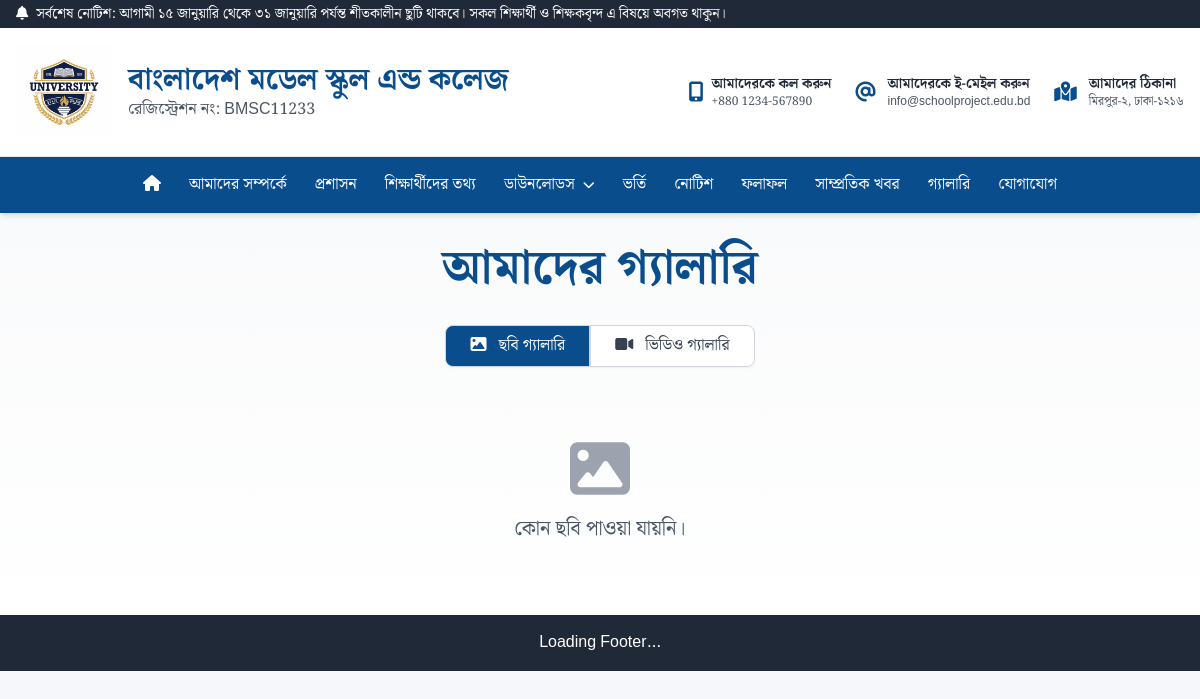
Page /gallery/ on the committed database.
### notice/models.py (models this page shows, shortened)
class TimeStampModel(models.Model):
    created_at = models.DateTimeField(auto_now_add=True)
    updated_at = models.DateTimeField(auto_now=True)
    class Meta:
        abstract = True

class Notice(TimeStampModel):
    title = models.CharField(max_length=255)
    short_description = models.TextField(help_text="A short description (max 2 lines) for the notice card.")
    file = models.FileField(
        upload_to='notices/',
        validators=[FileExtensionValidator(['pdf', 'doc', 'docx', 'jpg', 'jpeg', 'png'])]
    )
    notice_type = models.ForeignKey(NoticeType, on_delete=models.CASCADE)
    class_name = models.ForeignKey(Class, on_delete=models.SET_NULL, null=True, blank=True)
    department = models.ForeignKey(Department, on_delete=models.SET_NULL, null=True, blank=True)
    is_active = models.BooleanField(default=True)
    class Meta:
        verbose_name_plural = "Notices"
        ordering = ['-created_at']

### web/models.py (models this page shows, shortened)
class TimeStampModel(models.Model):
    created_at = models.DateTimeField(auto_now_add=True)
    updated_at = models.DateTimeField(auto_now=True)
    class Meta:
        abstract = True

class SchoolInfo(TimeStampModel):
    name = models.CharField(max_length=255, verbose_name="School Name")
    address = models.TextField()
    email = models.EmailField()
    phone = models.CharField(max_length=20)
    logo = models.ImageField(upload_to='school/', help_text="Upload the main logo for the navbar.")
    favicon = models.ImageField(upload_to='school/', blank=True, null=True, help_text="Upload a .ico or .png file for the browser tab icon.")
    established_year = models.CharField(max_length=4)
    description = models.TextField()
    history = models.TextField()
    vision = models.TextField()
    mission = models.TextField()
    reg_no = models.CharField(max_length=100, blank=True, null=True, verbose_name="Registration Number")
    facebook_url = models.URLField(max_length=255, blank=True, null=True, verbose_name="Facebook URL")
    instagram_url = models.URLField(max_length=255, blank=True, null=True, verbose_name="Instagram URL")
    youtube_url = models.URLField(max_length=255, blank=True, null=True, verbose_name="YouTube URL")
    linkedin_url = models.URLField(max_length=255, blank=True, null=True, verbose_name="LinkedIn URL")
    class Meta:
        verbose_name_plural = 'School Information'

### web/views.py (the view)
# urls.py: path('gallery/', gallery_list, name='gallery_list'),
def gallery_list(request):
    context = {
        'image_categories': Gallery.CATEGORIES,
    }
    return render(request, 'website/gallery.html', context)

### web/context_processors.py (called while the page is built)
def school_info_processor(request):
    school_info = SchoolInfo.objects.first()
    latest_notice = Notice.objects.filter(is_active=True).first()
    return {
        'school_info': school_info,
        'latest_notice': latest_notice
    }

### template/website/gallery.html (shortened to what this page needs)
{% extends 'website/base.html' %}
{% load static %}
{% block content %}
<div class="bg-gradient-to-b from-gray-50 to-white py-8">
    <div class="container mx-auto px-4">
        <h1 class="text-4xl md:text-5xl font-bold text-center text-[var(--color-primary)] mb-8">
            আমাদের গ্যালারি
        </h1>
        <div x-data="{
            activeTab: 'images',
            images: [],
            videos: [],
            isLightboxOpen: false,
            lightboxImageUrl: '',
            openLightbox(url) {
                this.lightboxImageUrl = url;
                this.isLightboxOpen = true;
            },
            async filterGallery() {
                if (this.activeTab === 'images') {
                    const response = await fetch('{% url "filter_gallery_images" %}?');
                    const data = await response.json();
                    this.images = data.images;
                } else if (this.activeTab === 'videos') {
                    const response = await fetch('{% url "filter_gallery_videos" %}?');
                    const data = await response.json();
                    this.videos = data.videos;
                }
            },
            init() {
                this.filterGallery();
            }
        }" x-init="init()">
            <div class="flex justify-center mb-8">
                <div class="inline-flex rounded-md shadow-sm">
                    <button @click="activeTab = 'images'; filterGallery();"
                            :class="activeTab === 'images' ? 'bg-[var(--color-primary)] text-white' : 'bg-white text-gray-700 hover:bg-gray-100'"
                            class="px-6 py-2 rounded-l-lg border border-gray-300 font-medium">
                        <i class="fas fa-image mr-2"></i> ছবি গ্যালারি
                    </button>
                    <button @click="activeTab = 'videos'; filterGallery();"
                            :class="activeTab === 'videos' ? 'bg-[var(--color-primary)] text-white' : 'bg-white text-gray-700 hover:bg-gray-100'"
                            class="px-6 py-2 rounded-r-lg border border-gray-300 font-medium">
                        <i class="fas fa-video mr-2"></i> ভিডিও গ্যালারি
                    </button>
                </div>
            </div>
            <div x-show="activeTab === 'images'" x-transition class="grid grid-cols-2 sm:grid-cols-3 md:grid-cols-4 lg:grid-cols-5 xl:grid-cols-6 gap-6">
                <template x-if="images.length === 0">
                    <div class="col-span-full text-center py-10">
                        <i class="fas fa-image text-6xl text-gray-400 mb-4"></i>
                        <p class="text-xl text-gray-600">কোন ছবি পাওয়া যায়নি।</p>
                    </div>
                </template>
            </div>
        </div>
    </div>
</div>
{% endblock %}

### template/website/include/navbar.html (shortened to what this page needs)
{% load static %}
<div class="bg-gray-800 text-white text-sm py-1 w-full">
  <div class="container mx-auto max-w-7xl px-4 flex justify-between items-center">
    {% if latest_notice %}
    <marquee class="text-white font-medium" behavior="scroll" direction="left" scrollamount="3">
      <i class="fas fa-bell mr-2"></i>সর্বশেষ নোটিশ: {{ latest_notice.short_description }}
    </marquee>
    {% elif school_info %}
    <span>{{ school_info.name }}</span>
    {% else %}
    <span>আমাদের ওয়েব সাইটে আপনাকে স্বাগতম</span>
    {% endif %}
  </div>
</div>
<div class="bg-white py-4 border-b w-full">
  <div class="container mx-auto max-w-7xl px-4 flex items-center justify-between">
    <div class="flex items-center">
      <a href="{% url 'home' %}" class="flex items-center">
        <img src="{{ school_info.logo.url }}" alt="Logo" class="w-24 h-24 mr-4" />
        <div class="flex flex-col">
          <span class="font-bold text-3xl text-[var(--color-primary)]">{{ school_info.name }}</span>
          {% if school_info.reg_no %}
          <span class="text-base text-gray-600 font-medium">রেজিস্ট্রেশন নং: {{ school_info.reg_no }}</span>
          {% endif %}
        </div>
      </a>
    </div>
    <div class="hidden md:flex items-center space-x-6">
      {% if school_info %}
      <div class="flex items-center space-x-2">
        <i class="fas fa-mobile-alt text-xl text-[var(--color-primary)]"></i>
        <div>
          <p class="text-sm font-semibold text-gray-800">আমাদেরকে কল করুন</p>
          <p class="text-xs text-gray-600">{{ school_info.phone }}</p>
        </div>
      </div>
      <div class="flex items-center space-x-3">
        <i class="fas fa-at text-xl text-[var(--color-primary)]"></i>
        <div>
          <p class="text-sm font-semibold text-gray-800">আমাদেরকে ই-মেইল করুন</p>
          <p class="text-xs text-gray-600">{{ school_info.email }}</p>
        </div>
      </div>
      <div class="flex items-center space-x-3">
        <i class="fas fa-map-marked-alt text-xl text-[var(--color-primary)]"></i>
        <div>
          <p class="text-sm font-semibold text-gray-800">আমাদের ঠিকানা</p>
          <p class="text-xs text-gray-600">{{ school_info.address|truncatechars:20 }}</p>
        </div>
      </div>
      {% endif %}
    </div>
  </div>
</div>
<nav class="bg-[var(--color-primary)] text-white w-full" x-data="{ sidebarOpen: false }" @open-sidebar.window="sidebarOpen = true" @keydown.window.escape="sidebarOpen = false">
  <div class="container mx-auto max-w-7xl px-4 flex items-center justify-center">
    <ul class="hidden md:flex flex-row space-x-1 items-center">
        <li><a href="{% url 'home' %}" class="block py-4 px-3 rounded hover:bg-[var(--color-secondary)] transition-all ease-in-out duration-300" title="Home"><i class="fas fa-home"></i></a></li>
        <li><a href="{% url 'about' %}" class="block py-4 px-3 rounded hover:bg-[var(--color-secondary)] transition-all ease-in-out duration-300">আমাদের সম্পর্কে</a></li>
        <li><a href="{% url 'administration' %}" class="block py-4 px-3 rounded hover:bg-[var(--color-secondary)] transition-all ease-in-out duration-300">প্রশাসন</a></li>
        <li><a href="{% url 'students' %}" class="block py-4 px-3 rounded hover:bg-[var(--color-secondary)] transition-all ease-in-out duration-300">শিক্ষার্থীদের তথ্য</a></li>
        <li class="relative group">
            <a href="#" class="block py-4 px-3 rounded hover:bg-[var(--color-secondary)] transition-all ease-in-out duration-300 flex items-center gap-1">ডাউনলোডস<i class="fas fa-chevron-down text-xs ml-1"></i></a>
        </li>
        <li><a href="#" class="block py-4 px-3 rounded hover:bg-[var(--color-secondary)] transition-all ease-in-out duration-300">ভর্তি</a></li>
        <li><a href="{% url 'notice_list' %}" class="block py-4 px-3 rounded hover:bg-[var(--color-secondary)] transition-all ease-in-out duration-300">নোটিশ</a></li>
        <li><a href="{% url 'result_list' %}" class="block py-4 px-3 rounded hover:bg-[var(--color-secondary)] transition-all ease-in-out duration-300">ফলাফল</a></li>
        <li><a href="#" class="block py-4 px-3 rounded hover:bg-[var(--color-secondary)] transition-all ease-in-out duration-300">সাম্প্রতিক খবর</a></li>
        <li><a href="{% url 'gallery_list' %}" class="block py-4 px-3 rounded hover:bg-[var(--color-secondary)] transition-all ease-in-out duration-300">গ্যালারি</a></li>
        <li><a href="{% url 'contact' %}" class="block py-4 px-3 rounded hover:bg-[var(--color-secondary)] transition-all ease-in-out duration-300">যোগাযোগ</a></li>
    </ul>
  </div>
</nav>

### static/style.css (style rules this page uses)
:root { --color-bg: #f5f7fa; --color-primary: #0a4d8c; --color-secondary: #f9b233; --color-accent: #e63946; --color-text: #22223b; }
html, body { font-family: 'Noto Serif Bengali', Arial, serif; background: var(--color-bg); color: var(--color-text); margin: 0; padding: 0; }
.container { width: 90%; margin-left: auto; margin-right: auto; }
@media (min-width: 640px) { .container { width: 80%; } }
@media (min-width: 1024px) { .container { max-width: 1280px; width: 100%; } }

### rows in the picture
Notice: short_description "আগামী ১৫ জানুয়ারি থেকে ৩১ জানুয়ারি পর্যন্ত শীতকালীন ছুটি থাকবে। সকল শিক্ষার্থী ও শিক্ষকবৃন্দ এ বিষয়ে অবগত থাকুন।"
SchoolInfo: logo (picture), name "বাংলাদেশ মডেল স্কুল এন্ড কলেজ", reg_no "BMSC11233", phone "+880 1234-567890", email "info@schoolproject.edu.bd", address "মিরপুর-২, ঢাকা-১২১৬"
